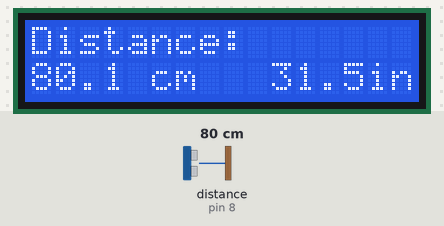
Simulated run of this sketch. Board: Arduino Uno, built with avr-gcc and run on an emulated ATmega328P. On the bench: 16×2 character LCD. Wiring (inferred from the names in the program): ultrasonic range finder: trigger pin 9; echo pin 8. The test bench sets the inputs (shaded band); at power-on: distance to the obstacle (sensor on pin 8) 80 cm. The echo pulse lasts 58.3 µs per cm; what the sketch prints to the serial monitor is not drawn.

Above: at 3.2 s.
3.3 s: distance to the obstacle (sensor on pin 8) set to 2 cm
At 3.9 s:
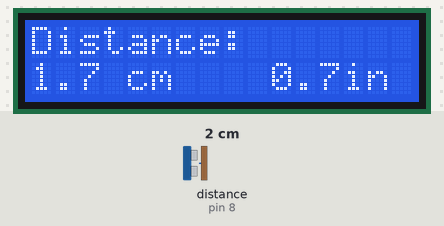
6.3 s: distance to the obstacle (sensor on pin 8) set to 4 cm
At 7.6 s:
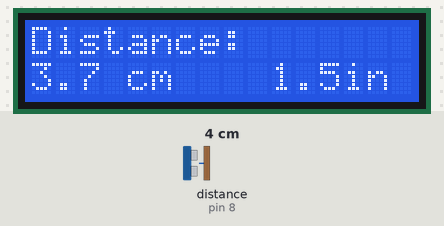
8.0 s: distance to the obstacle (sensor on pin 8) set to 9 cm
At 8.7 s:
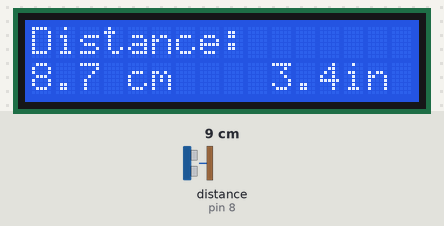
Timing chart, 0 to 11.0 s (numbered marks = the images above; inputs shaded):
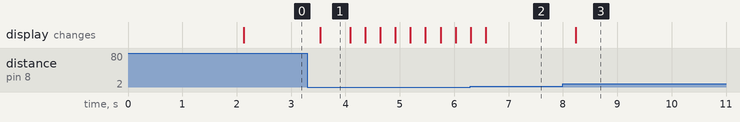

Measured:
- after the input at 3.3 s, the display: changes after 0.24 s (image 1)
- after the input at 6.3 s, the display: first differs from a run without the input after 0.28 s (image 2)
- after the input at 8.0 s, the display: changes after 0.24 s (image 3)
- what the display in image 1 shows lasts 0.6 s, from 3.5 s to 4.1 s

The sketch:

Code.ino
```cpp
/*
  arduino_uno_hcsr04_16x2_i2c_404wait.ino
  HC-SR04 -> Arduino Uno, display on 16x2 I2C (PCF8574 backpack)
  When no echo (pulse=0) the LCD shows "404 wait".

  - TRIG -> D9
  - ECHO -> D8
  - LCD SDA -> A4, SCL -> A5
  - Change LCD_I2C_ADDR to 0x3F if your backpack uses that address
*/

#include <Wire.h>
#include <LiquidCrystal_I2C.h>

#define LCD_I2C_ADDR 0x27  // change if needed
LiquidCrystal_I2C lcd(LCD_I2C_ADDR, 16, 2);

const uint8_t TRIG_PIN = 9;
const uint8_t ECHO_PIN = 8;
const unsigned long PULSE_TIMEOUT_US = 30000UL; // 30 ms

float measureDistanceCm(unsigned long &duration_out) {
  digitalWrite(TRIG_PIN, LOW);
  delayMicroseconds(2);
  digitalWrite(TRIG_PIN, HIGH);
  delayMicroseconds(10);
  digitalWrite(TRIG_PIN, LOW);

  unsigned long duration = pulseIn(ECHO_PIN, HIGH, PULSE_TIMEOUT_US);
  duration_out = duration;
  if (duration == 0) return -1.0f;
  return (float)duration / 58.0f;
}

void setup() {
  Serial.begin(115200);
  Wire.begin(); // UNO: A4 SDA, A5 SCL
  pinMode(TRIG_PIN, OUTPUT);
  pinMode(ECHO_PIN, INPUT);
  digitalWrite(TRIG_PIN, LOW);

  lcd.init();
  lcd.backlight();
  lcd.clear();
  lcd.setCursor(0,0);
  lcd.print("Digital Measure ");
  lcd.setCursor(0,1);
  lcd.print("By Whoever");
  delay(2000);
}

void loop() {
  unsigned long dur;
  float dist = measureDistanceCm(dur);

  lcd.clear();
  if (dist < 0) {
    // No echo: show "404 wait" instead of pulse_us: 0
    lcd.setCursor(0,0);
    lcd.print("Distance: ?");
    lcd.setCursor(0,1);
    lcd.print("Unknown");
    // pad remainder to clear previous characters
    lcd.print("        ");
    Serial.println("No echo -> 404 wait");
  } else {
    lcd.setCursor(0,0);
    lcd.print("Distance:");
    lcd.setCursor(0,1);
    lcd.print(dist, 1);
    lcd.print(" cm ");
    float inches = dist / 2.54;
    lcd.setCursor(10,1);
    lcd.print(inches, 1);
    lcd.print("in");
    Serial.print("pulse_us=");
    Serial.print(dur);
    Serial.print("  dist_cm=");
    Serial.println(dist, 2);
  }

  delay(250);
}
```
